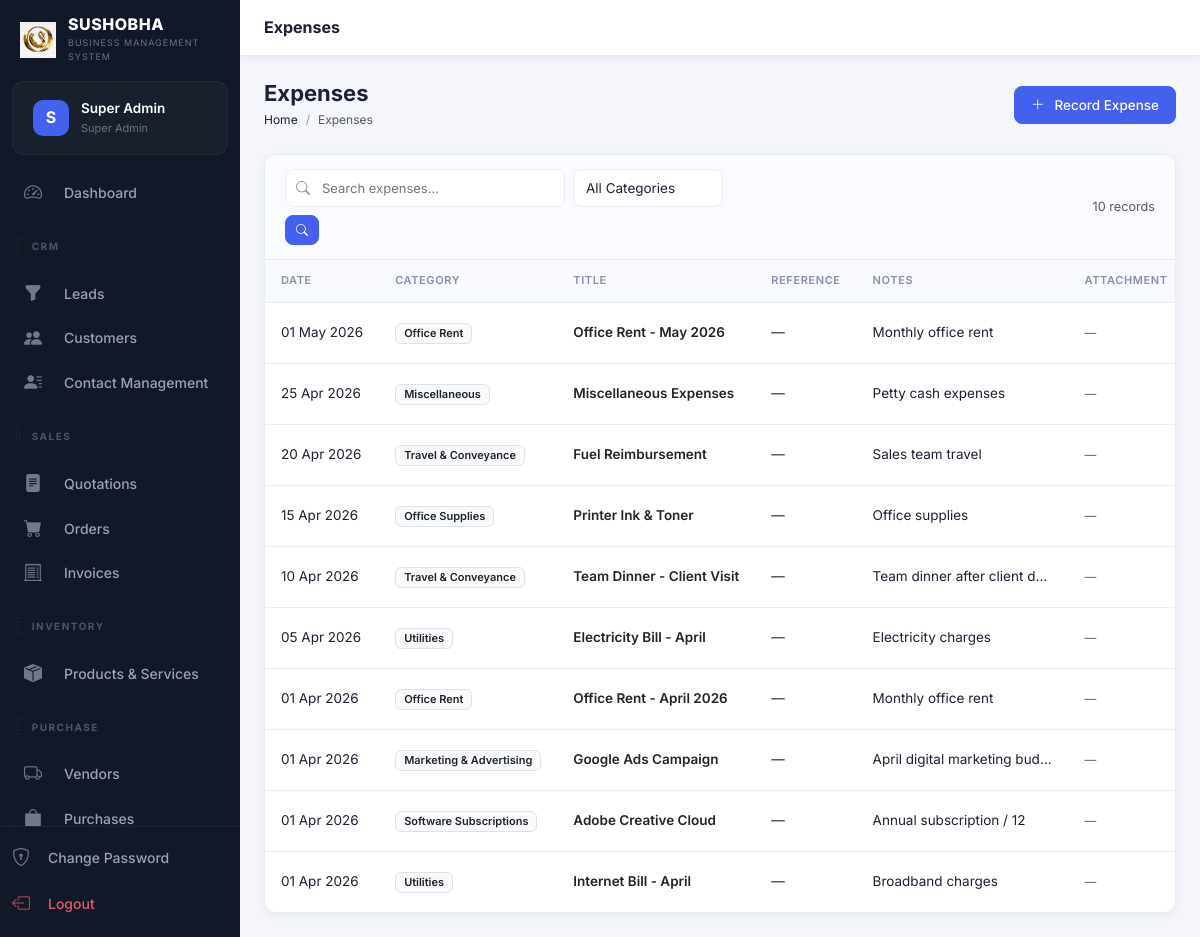
The app's page /modules/expenses/index.php (signed in) with its own data.
### tables this page shows
CREATE TABLE `users` (
  `id` int(10) unsigned NOT NULL AUTO_INCREMENT,
  `role_id` int(10) unsigned NOT NULL DEFAULT 5,
  `name` varchar(100) NOT NULL,
  `email` varchar(150) NOT NULL,
  `password` varchar(255) NOT NULL,
  `phone` varchar(20) DEFAULT NULL,
  `avatar` varchar(255) DEFAULT NULL,
  `is_active` tinyint(1) NOT NULL DEFAULT 1,
  `remember_token` varchar(100) DEFAULT NULL,
  `reset_token` varchar(100) DEFAULT NULL,
  `reset_token_expires` datetime DEFAULT NULL,
  `last_login` datetime DEFAULT NULL,
  `login_attempts` int(11) DEFAULT 0,
  `locked_until` datetime DEFAULT NULL,
  `created_at` timestamp NOT NULL DEFAULT current_timestamp(),
  `updated_at` timestamp NOT NULL DEFAULT current_timestamp() ON UPDATE current_timestamp(),
  `access_rights` text DEFAULT NULL,
  PRIMARY KEY (`id`),
  UNIQUE KEY `email` (`email`),
  KEY `role_id` (`role_id`),
  CONSTRAINT `users_ibfk_1` FOREIGN KEY (`role_id`) REFERENCES `roles` (`id`)
);

CREATE TABLE `roles` (
  `id` int(10) unsigned NOT NULL AUTO_INCREMENT,
  `name` varchar(50) NOT NULL,
  `slug` varchar(50) NOT NULL,
  `permissions` longtext DEFAULT NULL CHECK (json_valid(`permissions`)),
  `created_at` timestamp NOT NULL DEFAULT current_timestamp(),
  PRIMARY KEY (`id`),
  UNIQUE KEY `name` (`name`),
  UNIQUE KEY `slug` (`slug`)
);

CREATE TABLE `expenses` (
  `id` int(10) unsigned NOT NULL AUTO_INCREMENT,
  `category_id` int(10) unsigned DEFAULT NULL,
  `title` varchar(200) NOT NULL,
  `amount` decimal(12,2) NOT NULL,
  `expense_date` date NOT NULL,
  `payment_method` enum('cash','bank_transfer','card','cheque','other') DEFAULT 'cash',
  `reference` varchar(100) DEFAULT NULL,
  `description` text DEFAULT NULL,
  `attachment` varchar(255) DEFAULT NULL,
  `created_by` int(10) unsigned DEFAULT NULL,
  `created_at` timestamp NOT NULL DEFAULT current_timestamp(),
  `updated_at` timestamp NOT NULL DEFAULT current_timestamp() ON UPDATE current_timestamp(),
  PRIMARY KEY (`id`),
  KEY `category_id` (`category_id`),
  KEY `created_by` (`created_by`),
  KEY `idx_expense_date` (`expense_date`),
  CONSTRAINT `expenses_ibfk_1` FOREIGN KEY (`category_id`) REFERENCES `expense_categories` (`id`) ON DELETE SET NULL,
  CONSTRAINT `expenses_ibfk_2` FOREIGN KEY (`created_by`) REFERENCES `users` (`id`) ON DELETE SET NULL
);

CREATE TABLE `expense_categories` (
  `id` int(10) unsigned NOT NULL AUTO_INCREMENT,
  `name` varchar(100) NOT NULL,
  `description` text DEFAULT NULL,
  `created_at` timestamp NOT NULL DEFAULT current_timestamp(),
  PRIMARY KEY (`id`)
);

### config/db.php (called while the page is built, shortened)
<?php
class Database {
    private static ?PDO $instance = null;
    public static function getInstance(): PDO {
        if (self::$instance === null) {
            $host   = 'localhost';
            $dbname = 'sushobha_crm';
            $user   = 'root';
            $pass   = '';
            $charset = 'utf8mb4';
            $dsn = "mysql:host={$host};dbname={$dbname};charset={$charset}";
            $options = [
                PDO::ATTR_ERRMODE            => PDO::ERRMODE_EXCEPTION,
                PDO::ATTR_DEFAULT_FETCH_MODE => PDO::FETCH_ASSOC,
                PDO::ATTR_EMULATE_PREPARES   => false,
            ];
            try {
                self::$instance = new PDO($dsn, $user, $pass, $options);
            } catch (PDOException $e) {
                die(json_encode(['error' => 'Database connection failed: ' . $e->getMessage()]));
            }
        }
        return self::$instance;
    }
}
function db(): PDO {
    return Database::getInstance();
}

### includes/auth.php (called while the page is built, shortened)
<?php
require_once __DIR__ . '/../config/db.php';
function isLoggedIn(): bool {
    return isset($_SESSION['user_id']) && !empty($_SESSION['user_id']);
}
function currentUser(): ?array {
    static $user = null;
    if ($user === null) {
        $stmt = db()->prepare("SELECT u.*, r.name AS role_name, r.slug AS role_slug, r.permissions FROM users u JOIN roles r ON u.role_id = r.id WHERE u.id = ?");
        $stmt->execute([$_SESSION['user_id']]);
        $user = $stmt->fetch();
    }
    return $user;
}
function currentRole(): string {
    $u = currentUser();
    return $u['role_slug'] ?? 'user';
}
function isAdmin(): bool      { return in_array(currentRole(), ['super_admin', 'admin']); }

### includes/functions.php (called while the page is built, shortened)
<?php
require_once __DIR__ . '/../config/db.php';
function e(?string $str): string {
    return htmlspecialchars($str ?? '', ENT_QUOTES | ENT_HTML5, 'UTF-8');
}
function sanitize(?string $str): string {
    return trim(strip_tags($str ?? ''));
}
function formatDate(string $date, string $format = 'd M Y'): string {
    return date($format, strtotime($date));
}
function paginate(int $total, int $perPage, int $currentPage, string $url): array {
    $totalPages = max(1, (int)ceil($total / $perPage));
    $currentPage = max(1, min($currentPage, $totalPages));
    $offset = ($currentPage - 1) * $perPage;
    return ['total'=>$total,'per_page'=>$perPage,'current'=>$currentPage,'total_pages'=>$totalPages,'offset'=>$offset,'url'=>$url];
}

### modules/expenses/index.php (the view, shortened to what this page needs)
<?php
require_once __DIR__ . '/../../config/db.php';
require_once __DIR__ . '/../../includes/auth.php';
require_once __DIR__ . '/../../includes/functions.php';
$search = sanitize($_GET['search'] ?? '');
$category = sanitize($_GET['category'] ?? '');
$page   = max(1,(int)($_GET['page'] ?? 1));
$per    = RECORDS_PER_PAGE;
$where = ['1=1']; $params = [];
if (!isAdmin()) {
    $where[] = 'e.created_by = ?';
    $params[] = $_SESSION['user_id'];
}
$whereStr = implode(' AND ', $where);
$total = db()->prepare("SELECT COUNT(*) FROM expenses e LEFT JOIN expense_categories ec ON e.category_id = ec.id WHERE $whereStr");
$total->execute($params); $totalCount = $total->fetchColumn();
$pag = paginate($totalCount, $per, $page, BASE_URL.'/modules/expenses/index.php?search='.urlencode($search).'&category='.urlencode($category));
$stmt = db()->prepare("SELECT e.*, ec.name as category_name FROM expenses e LEFT JOIN expense_categories ec ON e.category_id = ec.id WHERE $whereStr ORDER BY e.expense_date DESC LIMIT $per OFFSET {$pag['offset']}");
$stmt->execute($params);
$expenses = $stmt->fetchAll();
include __DIR__ . '/../../includes/header.php';
?>
<?php include __DIR__ . '/../../includes/sidebar.php'; ?>
<div class="main-content">
<div class="topbar">
  <div class="topbar-title">Expenses</div>
</div>
<div class="page-content">
<div class="page-header">
  <div class="page-header-left"><h1>Expenses</h1>
    <nav aria-label="breadcrumb"><ol class="breadcrumb"><li class="breadcrumb-item"><a href="<?= BASE_URL ?>/modules/dashboard/index.php">Home</a></li><li class="breadcrumb-item active">Expenses</li></ol></nav>
  </div>
  <a href="<?= BASE_URL ?>/modules/expenses/create.php" class="btn btn-primary"><i class="bi bi-plus-lg me-1"></i>Record Expense</a>
</div>
<div class="table-wrapper">
  <div class="table-toolbar">
    <form method="GET" class="d-flex gap-2 flex-wrap">
      <div class="table-search"><i class="bi bi-search"></i><input type="text" name="search" placeholder="Search expenses..." value="<?= e($search) ?>"></div>
      <select name="category" class="form-select form-select-sm" style="width:150px">
        <option value="">All Categories</option>
      </select>
      <button class="btn btn-sm btn-primary" type="submit"><i class="bi bi-search"></i></button>
    </form>
    <span class="text-muted small align-self-center"><?= number_format($totalCount) ?> records</span>
  </div>
  <div class="table-responsive">
    <table class="table crm-table mb-0">
      <thead><tr><th>Date</th><th>Category</th><th>Title</th><th>Reference</th><th>Notes</th><th>Attachment</th><th>Amount</th><th>Actions</th></tr></thead>
      <tbody>
        <?php if(empty($expenses)): ?>
          <tr><td colspan="7"><div class="empty-state"><i class="bi bi-cash-stack"></i><p>No expenses recorded</p><a href="<?= BASE_URL ?>/modules/expenses/create.php" class="btn btn-primary btn-sm">Record First Expense</a></div></td></tr>
        <?php else: foreach($expenses as $ex): ?>
        <tr>
          <td class="text-nowrap"><?= formatDate($ex['expense_date']) ?></td>
          <td><span class="badge bg-light text-dark border"><?= e($ex['category_name'] ?: 'Uncategorized') ?></span></td>
          <td><span class="fw-semibold text-dark"><?= e($ex['title']) ?></span></td>
          <td><?= e($ex['reference'] ?: '—') ?></td>
          <td><div class="text-truncate" style="max-width:180px" title="<?= e($ex['description']) ?>"><?= e($ex['description'] ?: '—') ?></div></td>
          <td>
            <?php if($ex['attachment']):
              $ext = strtolower(pathinfo($ex['attachment'], PATHINFO_EXTENSION));
              $isPdf = ($ext === 'pdf');
              $isImg = in_array($ext, ['jpg','jpeg','png','gif','webp']);
              $icon  = $isPdf ? 'bi-file-earmark-pdf text-danger' : ($isImg ? 'bi-file-earmark-image text-info' : 'bi-file-earmark text-secondary');
            ?>
              <a href="<?= BASE_URL ?>/uploads/expenses/<?= urlencode($ex['attachment']) ?>" target="_blank"
                 class="btn btn-icon btn-sm btn-outline-secondary" title="View / Download Attachment">
                <i class="bi <?= $icon ?>"></i>
              </a>
            <?php else: ?><span class="text-muted small">—</span><?php endif; ?>
          </td>
        </tr>
        <?php endforeach; endif; ?>
      </tbody>
    </table>
  </div>
</div>
</div></div></div>
<?php include __DIR__ . '/../../includes/footer.php'; ?>

### includes/sidebar.php (shortened to what this page needs)
<?php
function isActive(string $path): string {
    return strpos($_SERVER['PHP_SELF'], $path) !== false ? 'active' : '';
}
$user = currentUser();
?>
<nav class="sidebar" id="sidebar">
  <div class="sidebar-brand">
    <div class="brand-logo">
      <img src="<?= BASE_URL ?>/assets/img/logo.png" alt="Logo" style="width: 100%; height: 100%; object-fit: contain;">
    </div>
    <div class="brand-text">
      <span class="brand-name"><?= APP_NAME ?></span>
      <span class="brand-tagline"><?= APP_TAGLINE ?></span>
    </div>
  </div>
  <div class="sidebar-user">
    <div class="sidebar-user-avatar">
      <?php if (!empty($user['avatar'])): ?>
        <img src="<?= BASE_URL ?>/<?= e($user['avatar']) ?>" alt="Avatar">
      <?php else: ?>
        <span><?= strtoupper(substr($user['name'] ?? 'U', 0, 1)) ?></span>
      <?php endif; ?>
    </div>
    <div class="sidebar-user-info">
      <span class="user-name"><?= e($user['name'] ?? 'User') ?></span>
      <span class="user-role"><?= ucwords(str_replace('_', ' ', $user['role_slug'] ?? '')) ?></span>
    </div>
  </div>
  <div class="sidebar-menu" id="sortableSidebar">
    <?php
    if (isAdmin()) {
        $defaultMenu[] = ['type' => 'header', 'id' => 'h_admin', 'label' => 'Admin'];
        $defaultMenu[] = ['type' => 'link', 'id' => 'approvals', 'url' => '/modules/approvals/index.php', 'icon' => 'bi-shield-check', 'label' => 'Approvals', 'match' => '/approvals/'];
        $defaultMenu[] = ['type' => 'link', 'id' => 'users', 'url' => '/modules/settings/users.php', 'icon' => 'bi-person-gear', 'label' => 'Users', 'match' => '/settings/users'];
        $defaultMenu[] = ['type' => 'link', 'id' => 'announcements', 'url' => '/modules/settings/announcements.php', 'icon' => 'bi-megaphone-fill', 'label' => 'Comm. Board', 'match' => '/settings/announcements'];
        $defaultMenu[] = ['type' => 'link', 'id' => 'settings', 'url' => '/modules/settings/index.php', 'icon' => 'bi-gear-fill', 'label' => 'Settings', 'match' => '/settings/index'];
        $defaultMenu[] = ['type' => 'link', 'id' => 'backup', 'url' => '/modules/settings/backup.php', 'icon' => 'bi-shield-check', 'label' => 'System Backup', 'match' => '/settings/backup'];
        $defaultMenu[] = ['type' => 'link', 'id' => 'activity_logs', 'url' => '/modules/settings/activity-logs.php', 'icon' => 'bi-clock-history', 'label' => 'Activity Logs', 'match' => '/activity-logs'];
    }
    $menuDict = [];
    foreach ($defaultMenu as $item) {
        $menuDict[$item['id']] = $item;
    }
    $userId = $_SESSION['user_id'] ?? 0;
    $stmt = db()->prepare("SELECT preference_value FROM user_preferences WHERE user_id = ? AND preference_key = 'sidebar_order'");
    $stmt->execute([$userId]);
    $savedOrderJson = $stmt->fetchColumn();
    $savedOrder = $savedOrderJson ? json_decode($savedOrderJson, true) : null;
    $menu = [];
    if ($savedOrder && is_array($savedOrder)) {
        foreach ($savedOrder as $id) {
            if (isset($menuDict[$id])) {
                $menu[] = $menuDict[$id];
                unset($menuDict[$id]);
            }
        }
        foreach ($menuDict as $item) {
            $menu[] = $item;
        }
    } else {
        $menu = $defaultMenu;
    }
    foreach ($menu as $item):
    ?>
      <div class="sidebar-sortable-item" data-id="<?= e($item['id']) ?>">
        <?php if ($item['type'] === 'header'): ?>
          <div class="menu-section-title d-flex align-items-center" style="margin-top: 15px;">
            <i class="bi bi-grip-vertical text-muted drag-handle" style="font-size: 1.2rem; cursor: grab; margin-left: -15px; margin-right: 2px;" title="Drag to reorder"></i>
            <span><?= e($item['label']) ?></span>
          </div>
        <?php else: ?>
          <div class="d-flex align-items-center position-relative">
            <i class="bi bi-grip-vertical text-muted drag-handle" style="font-size: 1.2rem; cursor: grab; opacity: 0.6; position: absolute; left: -15px; z-index: 10; padding: 10px 5px;" title="Drag to reorder"></i>
            <a href="<?= BASE_URL . $item['url'] ?>" class="menu-item flex-grow-1 mb-0 <?= isActive($item['match']) ?>">
              <i class="bi <?= $item['icon'] ?>"></i><span class="ms-1"><?= e($item['label']) ?></span>
            </a>
          </div>
        <?php endif; ?>
      </div>
    <?php endforeach; ?>
  </div>
  <div class="sidebar-footer">
    <a href="<?= BASE_URL ?>/modules/auth/change-password.php" class="menu-item <?= isActive('/auth/change-password') ?>">
      <i class="bi bi-shield-lock"></i><span>Change Password</span>
    </a>
    <a href="<?= BASE_URL ?>/modules/auth/logout.php" class="menu-item menu-item-logout">
      <i class="bi bi-box-arrow-left"></i><span>Logout</span>
    </a>
  </div>
</nav>

### records on screen
users: name "S", name "Super Admin", role.slug "Super Admin"
expenses: expense_date "01 May 2026", category.name "Office Rent", title "Office Rent - May 2026", reference "—", description "Monthly office rent"
expenses: expense_date "25 Apr 2026", category.name "Miscellaneous", title "Miscellaneous Expenses", reference "—", description "Petty cash expenses"
expenses: expense_date "20 Apr 2026", category.name "Travel & Conveyance", title "Fuel Reimbursement", reference "—", description "Sales team travel"
expenses: expense_date "15 Apr 2026", category.name "Office Supplies", title "Printer Ink & Toner", reference "—", description "Office supplies"
expenses: expense_date "10 Apr 2026", category.name "Travel & Conveyance", title "Team Dinner - Client Visit", reference "—", description "Team dinner after client d…"
expenses: expense_date "05 Apr 2026", category.name "Utilities", title "Electricity Bill - April", reference "—", description "Electricity charges"
expenses: expense_date "01 Apr 2026", category.name "Office Rent", title "Office Rent - April 2026", reference "—", description "Monthly office rent"
expenses: expense_date "01 Apr 2026", category.name "Marketing & Advertising", title "Google Ads Campaign", reference "—", description "April digital marketing bud…"
expenses: expense_date "01 Apr 2026", category.name "Software Subscriptions", title "Adobe Creative Cloud", reference "—", description "Annual subscription / 12"
expenses: expense_date "01 Apr 2026", category.name "Utilities", title "Internet Bill - April", reference "—", description "Broadband charges"

### other values on screen
APP_NAME "SUSHOBHA"
APP_TAGLINE "BUSINESS MANAGEMENT SYSTEM"
$item['label'] "Dashboard"
$item['label'] "CRM"
$item['label'] "Leads"
$item['label'] "Customers"
$item['label'] "Contact Management"
$item['label'] "SALES"
$item['label'] "Quotations"
$item['label'] "Orders"
$item['label'] "Invoices"
$item['label'] "INVENTORY"
$item['label'] "Products & Services"
$item['label'] "PURCHASE"
$item['label'] "Vendors"
